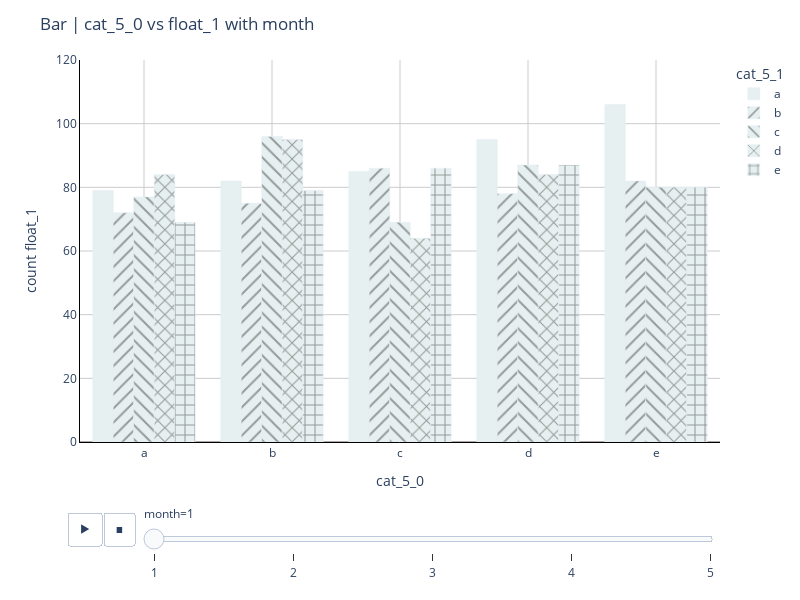

Notebook source saved alongside this figure:
### Code cell
plotlymodex.animated_bar(
    df,
    x='cat_5_0',
    y='float_1',
    animation_frame='month',
    agg_func='count',
    pattern_shape='cat_5_1',
    barmode='group',
    y_range=[0, 120],
    colorscale=plotlymodex.list_colorscale(n=5, colorscale='dense'),
)

### Figure 1 — Plotly figure (JSON) as saved in the notebook; plotly's stock layout.template omitted (floating-point values rounded to 4 significant figures)
{"data": [{"hovertemplate": "x: %{x}<br>y: %{y}", "legendgroup": "a", "marker": {"color": "#e6f0f0", "pattern": {"shape": ""}}, "name": "a", "orientation": "v", "showlegend": true, "textposition": "auto", "type": "bar", "x": ["a", "b", "c", "d", "e"], "xaxis": "x", "y": [79, 82, 85, 95, 106], "yaxis": "y"}, {"hovertemplate": "x: %{x}<br>y: %{y}", "legendgroup": "b", "marker": {"color": "#e6f0f0", "pattern": {"shape": "/"}}, "name": "b", "orientation": "v", "showlegend": true, "textposition": "auto", "type": "bar", "x": ["a", "b", "c", "d", "e"], "xaxis": "x", "y": [72, 75, 86, 78, 82], "yaxis": "y"}, {"hovertemplate": "x: %{x}<br>y: %{y}", "legendgroup": "c", "marker": {"color": "#e6f0f0", "pattern": {"shape": "\\"}}, "name": "c", "orientation": "v", "showlegend": true, "textposition": "auto", "type": "bar", "x": ["a", "b", "c", "d", "e"], "xaxis": "x", "y": [77, 96, 69, 87, 80], "yaxis": "y"}, {"hovertemplate": "x: %{x}<br>y: %{y}", "legendgroup": "d", "marker": {"color": "#e6f0f0", "pattern": {"shape": "x"}}, "name": "d", "orientation": "v", "showlegend": true, "textposition": "auto", "type": "bar", "x": ["a", "b", "c", "d", "e"], "xaxis": "x", "y": [84, 95, 64, 84, 80], "yaxis": "y"}, {"hovertemplate": "x: %{x}<br>y: %{y}", "legendgroup": "e", "marker": {"color": "#e6f0f0", "pattern": {"shape": "+"}}, "name": "e", "orientation": "v", "showlegend": true, "textposition": "auto", "type": "bar", "x": ["a", "b", "c", "d", "e"], "xaxis": "x", "y": [69, 79, 86, 87, 80], "yaxis": "y"}], "layout": {"barmode": "group", "height": 600, "legend": {"bgcolor": "#ffffff", "bordercolor": "#ffffff", "borderwidth": 1, "orientation": "v", "title": {"text": "cat_5_1"}, "tracegroupgap": 0}, "margin": {"t": 60}, "paper_bgcolor": "white", "plot_bgcolor": "white", "showlegend": true, "sliders": [{"active": 0, "currentvalue": {"prefix": "month="}, "len": 0.9, "pad": {"b": 10, "t": 60}, "steps": [{"args": [["1"], {"frame": {"duration": 0, "redraw": true}, "fromcurrent": true, "mode": "immediate", "transition": {"duration": 0, "easing": "linear"}}], "label": "1", "method": "animate"}, {"args": [["2"], {"frame": {"duration": 0, "redraw": true}, "fromcurrent": true, "mode": "immediate", "transition": {"duration": 0, "easing": "linear"}}], "label": "2", "method": "animate"}, {"args": [["3"], {"frame": {"duration": 0, "redraw": true}, "fromcurrent": true, "mode": "immediate", "transition": {"duration": 0, "easing": "linear"}}], "label": "3", "method": "animate"}, {"args": [["4"], {"frame": {"duration": 0, "redraw": true}, "fromcurrent": true, "mode": "immediate", "transition": {"duration": 0, "easing": "linear"}}], "label": "4", "method": "animate"}, {"args": [["5"], {"frame": {"duration": 0, "redraw": true}, "fromcurrent": true, "mode": "immediate", "transition": {"duration": 0, "easing": "linear"}}], "label": "5", "method": "animate"}], "x": 0.1, "xanchor": "left", "y": 0, "yanchor": "top"}], "title": {"text": "Bar | cat_5_0 vs float_1 with month"}, "updatemenus": [{"buttons": [{"args": [null, {"frame": {"duration": 500, "redraw": true}, "fromcurrent": true, "mode": "immediate", "transition": {"duration": 500, "easing": "linear"}}], "label": "&#9654;", "method": "animate"}, {"args": [[null], {"frame": {"duration": 0, "redraw": true}, "fromcurrent": true, "mode": "immediate", "transition": {"duration": 0, "easing": "linear"}}], "label": "&#9724;", "method": "animate"}], "direction": "left", "pad": {"r": 10, "t": 70}, "showactive": false, "type": "buttons", "x": 0.1, "xanchor": "right", "y": 0, "yanchor": "top"}], "width": 800, "xaxis": {"anchor": "y", "domain": [0, 1], "gridcolor": "#CCCCCC", "linecolor": "black", "showgrid": true, "title": {"text": "cat_5_0"}, "type": "-", "zerolinecolor": "#AAAAAA"}, "yaxis": {"anchor": "x", "domain": [0, 1], "gridcolor": "#CCCCCC", "linecolor": "black", "range": [0, 120], "showgrid": true, "title": {"text": "count float_1"}, "type": "-", "zerolinecolor": "#AAAAAA"}}}
